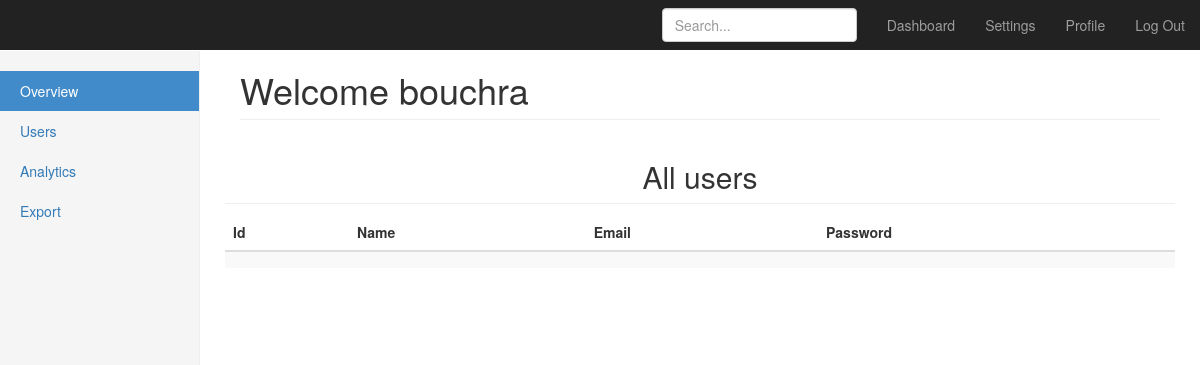
/show_all, run on an earlier commit of the app's database.
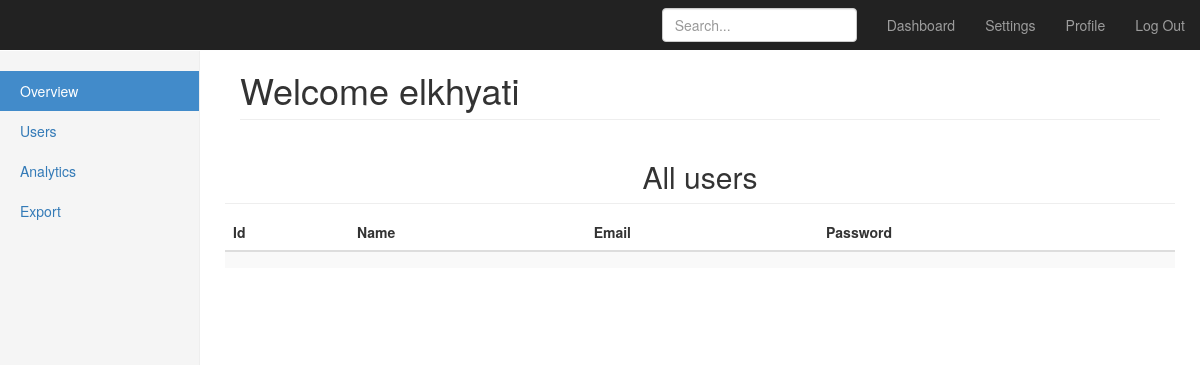
And on a later commit of the database.
### model.py (models this page shows)
class User(db.Model):
    id = db.Column(db.Integer, primary_key=True)
    username = db.Column(db.String(15), unique=True)
    email = db.Column(db.String(50), unique=True)
    password =db.Column(db.String(80))

### app.py (the view)
@app.route('/show_all')
def show_all():
   user = User.query.first()
   return render_template('show_all.html', user=user,users = User.query.all() )

### templates/show_all.html (shortened to what this page needs)
{% extends "bootstrap/base.html" %}
{% block styles %}
{{super()}}
<link rel="stylesheet" href="{{url_for('.static', filename='dashboard.css')}}">
{% endblock %}
{% block content %}
    <nav class="navbar navbar-inverse navbar-fixed-top">
      <div class="container-fluid">
        <div class="navbar-header">
          <a class="navbar-brand" href="#"></a>
        </div>
        <div id="navbar" class="navbar-collapse collapse">
          <ul class="nav navbar-nav navbar-right">
            <li><a href="{{ url_for('dashboard') }}">Dashboard</a></li>
            <li><a href="#">Settings</a></li>
            <li><a href="{{ url_for('profile') }}">Profile</a></li>
            <li><a href="{{ url_for('index') }}">Log Out</a></li>
          </ul>
          <form class="navbar-form navbar-right">
            <input type="text" class="form-control" placeholder="Search...">
          </form>
        </div>
      </div>
    </nav>
    <div class="container-fluid">
      <div class="row">
        <div class="col-sm-3 col-md-2 sidebar">
          <ul class="nav nav-sidebar">
            <li class="active"><a href="#">Overview <span class="sr-only">(current)</span></a></li>
            <li><a href="{{ url_for('show_all') }}">Users</a></li>
            <li><a href="#">Analytics</a></li>
            <li><a href="#">Export</a></li>
          </ul>
        </div>
        <div class="col-sm-9 col-sm-offset-3 col-md-10 col-md-offset-2 main">
          <h1 class="page-header">Welcome {{user.username}} </h1>
          <div class="row placeholders">
          <h2 class="sub-header"> All users </h2>
          <div class="table-responsive">
            <table class="table table-striped">
              <thead>
                <tr>
                  <th>Id</th>
                  <th>Name</th>
                  <th>Email</th>
                  <th>Password</th>
                </tr>
              </thead>
              <tbody>
                <tr>
                  <td></td>
                  <td></td>
                  <td></td>
                  <td></td>
                </tr>
              </tbody>
            </table>
          </div>
        </div>
      </div>
    </div>
{% endblock %}

What changed in the data, as far as the page shows it:
changed User: username "bouchra" → "elkhyati"
